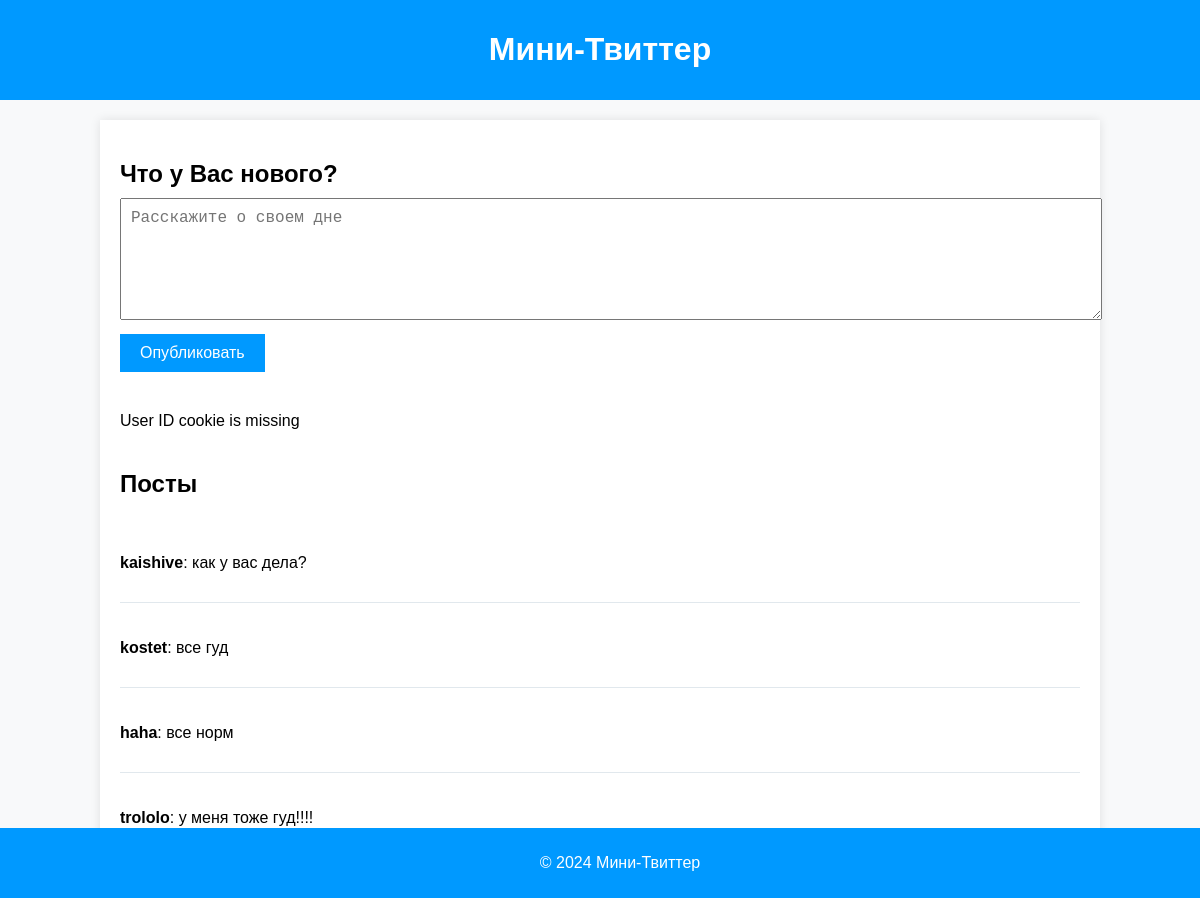
The app's page /posts/4/edit with its own data.
### models/post_user_model.py (models this page shows)
class Post(Base):
    __tablename__ = "posts"
    id = Column(Integer, primary_key=True, index=True)
    content = Column(String, nullable=False)
    slug = Column(String, unique=True, index=True)
    user_id = Column(Integer, ForeignKey('users.id'), nullable=False)
    user = relationship("User", back_populates="posts")

class User(Base):
    __tablename__ = "users"
    id = Column(Integer, primary_key=True, index=True)
    username = Column(String, unique=True, index=True, nullable=False)
    email = Column(String, unique=True, index=True, nullable=False)
    hashed_password = Column(String, nullable=False)
    slug = Column(String, unique=True, index=True)
    posts = relationship("Post", back_populates="user")

### routers/posts_crud.py (the view)
@router.get("/posts/{post_id}/edit", response_class=HTMLResponse)
async def edit_post(request: Request, post_id: int, db: Annotated[Session, Depends(get_db)],
                    user_id: Optional[int] = Cookie(None)):
    if user_id is None:
        error_message = "User ID cookie is missing"
        return templates.TemplateResponse("page_blog.html",
                                          {"request": request, "posts": db.scalars(select(Post)).all(),
                                           "user_id": user_id, "error_message": error_message})
    post = db.query(Post).filter(Post.id == post_id).first()
    if not post:
        error_message = "Post not found"
        return templates.TemplateResponse("page_blog.html",
                                          {"request": request, "posts": db.scalars(select(Post)).all(),
                                           "user_id": user_id, "error_message": error_message})
    if post.user_id != user_id:
        error_message = "You are not allowed to edit this post"
        return templates.TemplateResponse("page_blog.html",
                                          {"request": request, "posts": db.scalars(select(Post)).all(),
                                           "user_id": user_id, "error_message": error_message})
    return templates.TemplateResponse("edit_post.html", {"request": request, "post": post})

### templates/page_blog.html (shortened to what this page needs)
<!DOCTYPE html>
<html lang="en">
<head>
    <link rel="stylesheet" type="text/css" href="/static/page_style.css">
</head>
<body>
    <header>
        <div class="header-container">
            <h1>Мини-Твиттер</h1>
        </div>
    </header>
    <main>
        <div class="container">
            <div class="new-post">
                <h2>Что у Вас нового?</h2>
                <form id="newPostForm" action="/posts/" method="post">
                    <textarea id="postContent" name="content" placeholder="Расскажите о своем дне" required></textarea>
                    <button type="submit">Опубликовать</button>
                </form>
            </div>
            {% if error_message %}
                <div class="error-message">{{ error_message }}</div>
            {% endif %}
            <div class="posts">
                <h2>Посты</h2>
                {% for post in posts %}
                <div class="post" data-post-id="{{ post.id }}">
                    <p><strong>{{ post.user.username }}</strong>: {{ post.content }}</p>
                </div>
                {% endfor %}
            </div>
        </div>
    </main>
    <footer>
        <div class="footer-container">
            <p>&copy; 2024 Мини-Твиттер</p>
        </div>
    </footer>
</body>
</html>

### templates/page_style.css (style rules this page uses)
body { font-family: 'Arial', sans-serif; background-color: #f8f9fa; margin: 0; padding: 0; }
.header-container { background-color: #0099ff; color: white; padding: 10px 20px; text-align: center; }
.container { width: 80%; margin: 20px auto; padding: 20px; background-color: white; box-shadow: 0 0 10px rgba(0, 0, 0, 0.1); }
.new-post { margin-bottom: 40px; }
.new-post h2 { margin-bottom: 10px; }
textarea { width: 100%; height: 100px; margin-bottom: 10px; padding: 10px; font-size: 16px; resize: vertical; }
button { background-color: #0099ff; color: white; border: none; padding: 10px 20px; font-size: 16px; cursor: pointer; transition: background-color 0.3s; }
.posts { margin-top: 40px; }
.post { border-bottom: 1px solid #e1e8ed; padding: 20px 0; }
.post p { margin-bottom: 10px; }
.footer-container { background-color: #0099ff; color: white; text-align: center; padding: 10px 20px; position: fixed; bottom: 0; width: 100%; }

### records on screen
Post: user.username "kaishive", content "как у вас дела?"
Post: user.username "kostet", content "все гуд"
Post: user.username "haha", content "все норм"
Post: user.username "trololo", content "у меня тоже гуд!!!!"

### other values on screen
{{ error_message }} "User ID cookie is missing"
